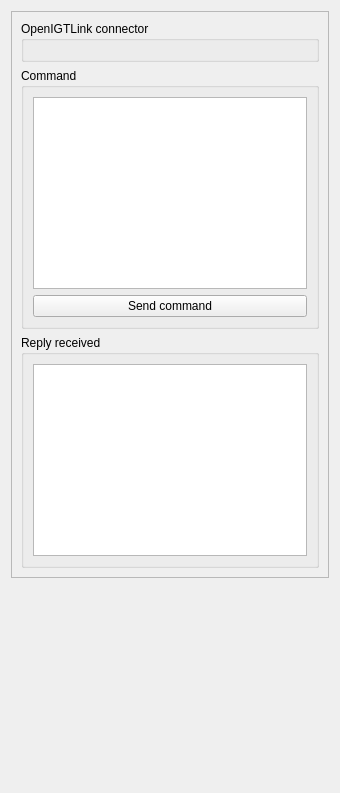
<?xml version="1.0" encoding="UTF-8"?>
<ui version="4.0">
 <class>qSlicerOpenIGTLinkRemoteCommandWidget</class>
 <widget class="qSlicerWidget" name="qSlicerOpenIGTLinkRemoteCommandWidget">
  <property name="geometry">
   <rect>
    <x>0</x>
    <y>0</y>
    <width>340</width>
    <height>793</height>
   </rect>
  </property>
  <property name="windowTitle">
   <string>Form</string>
  </property>
  <layout class="QVBoxLayout" name="verticalLayout">
   <item>
    <widget class="QFrame" name="frame">
     <property name="sizePolicy">
      <sizepolicy hsizetype="Preferred" vsizetype="MinimumExpanding">
       <horstretch>0</horstretch>
       <verstretch>0</verstretch>
      </sizepolicy>
     </property>
     <property name="frameShape">
      <enum>QFrame::StyledPanel</enum>
     </property>
     <property name="frameShadow">
      <enum>QFrame::Raised</enum>
     </property>
     <layout class="QVBoxLayout" name="verticalLayout_6">
      <item>
       <widget class="QGroupBox" name="groupBox_3">
        <property name="title">
         <string>OpenIGTLink connector</string>
        </property>
        <layout class="QVBoxLayout" name="verticalLayout_5">
         <item>
          <widget class="qMRMLNodeComboBox" name="ConnectorComboBox">
           <property name="nodeTypes">
            <stringlist>
             <string>vtkMRMLIGTLConnectorNode</string>
            </stringlist>
           </property>
          </widget>
         </item>
        </layout>
       </widget>
      </item>
      <item>
       <widget class="QGroupBox" name="groupBox">
        <property name="title">
         <string>Command</string>
        </property>
        <layout class="QVBoxLayout" name="verticalLayout_2">
         <item>
          <widget class="QPlainTextEdit" name="CommandTextEdit"/>
         </item>
         <item>
          <widget class="QPushButton" name="SendCommandButton">
           <property name="text">
            <string>Send command</string>
           </property>
          </widget>
         </item>
        </layout>
       </widget>
      </item>
      <item>
       <widget class="QGroupBox" name="groupBox_2">
        <property name="title">
         <string>Reply received</string>
        </property>
        <layout class="QVBoxLayout" name="verticalLayout_4">
         <item>
          <widget class="QPlainTextEdit" name="ReplyTextEdit"/>
         </item>
        </layout>
       </widget>
      </item>
     </layout>
     <zorder>groupBox_3</zorder>
     <zorder>groupBox_3</zorder>
     <zorder>groupBox_3</zorder>
     <zorder>groupBox</zorder>
     <zorder>groupBox_2</zorder>
    </widget>
   </item>
   <item>
    <spacer name="verticalSpacer">
     <property name="orientation">
      <enum>Qt::Vertical</enum>
     </property>
     <property name="sizeHint" stdset="0">
      <size>
       <width>0</width>
       <height>0</height>
      </size>
     </property>
    </spacer>
   </item>
  </layout>
 </widget>
 <customwidgets>
  <customwidget>
   <class>qMRMLNodeComboBox</class>
   <extends>QWidget</extends>
   <header>qMRMLNodeComboBox.h</header>
  </customwidget>
  <customwidget>
   <class>qSlicerWidget</class>
   <extends>QWidget</extends>
   <header>qSlicerWidget.h</header>
   <container>1</container>
  </customwidget>
 </customwidgets>
 <resources/>
 <connections>
  <connection>
   <sender>qSlicerOpenIGTLinkRemoteCommandWidget</sender>
   <signal>mrmlSceneChanged(vtkMRMLScene*)</signal>
   <receiver>ConnectorComboBox</receiver>
   <slot>setMRMLScene(vtkMRMLScene*)</slot>
   <hints>
    <hint type="sourcelabel">
     <x>213</x>
     <y>396</y>
    </hint>
    <hint type="destinationlabel">
     <x>274</x>
     <y>73</y>
    </hint>
   </hints>
  </connection>
 </connections>
</ui>
